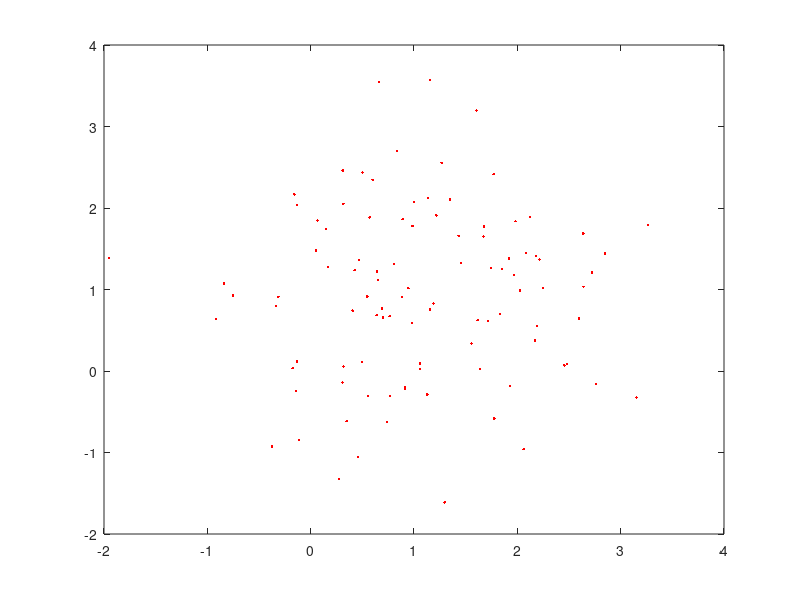

Recreate this plot in MATLAB. (Note: this script raises an error after producing the figure.)
clc
d1 = randn(2,100) + 1;

mean1 = mean(d1,2);
std1 = std(d1,[],2);

figure
frame_axes = gca();
plot(d1(1,:), d1(2,:),'r.','parent',frame_axes);
hold on

e = plot_ellipses(mean1, std1, frame_axes);
e.EdgeColor = 'r';
e.LineWidth = 1;

%%

clc
Sigma = [0.8,0.3;0.3,0.4];
[V,D] = eig(Sigma);
ang = linspace(0,2*pi);
ellipse = V*sqrt(D)*[cos(ang);sin(ang)];
plot(ellipse(1,:),ellipse(2,:))

%%
% Make an example plot
figure;
p = peaks; % Get 'peaks' data which comes with Matlab
[nY, nX] = size(peaks);
x = 1:nX; y = 1:nY;
h1 = pcolor(x, y, peaks); % Want pcolor object to remain
shading flat;
hold on; % Applies to all plotted objects
title('Wish we could hold pcolor but not lines')
% Plot several lines over top of pcolor plot
nLine = 10; % Number of lines to plot
for iLine = 1:(nLine)
    h2 = plot(rand(1,10)*nX, rand(1,10)*nY, 'ko-');
    % Want 'old' h2 to disappear when 'new' h2 plotted 
    pause(1); % Allow user to see lines being plotted
end